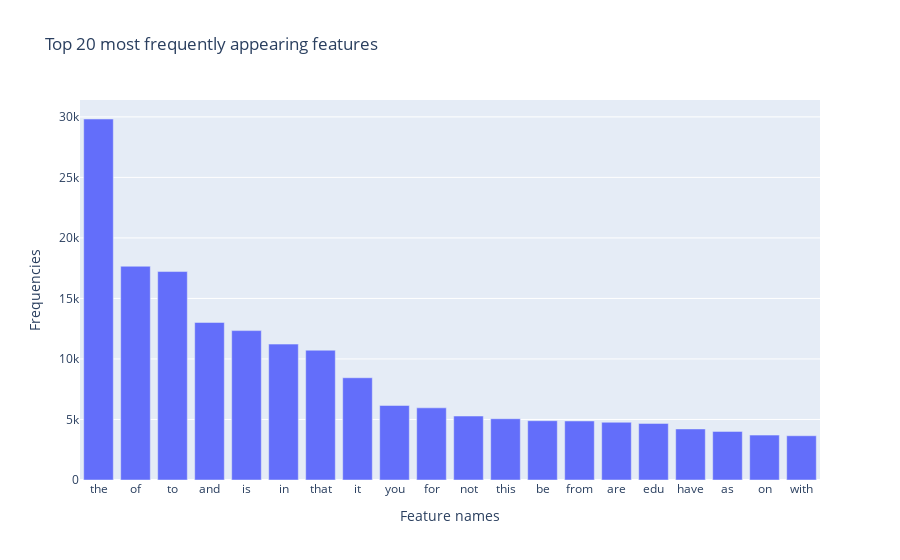

Notebook cell for this chart:
### Markdown cell above
#### >>> **Exercise 14 (Report here)** 
I use the result in Exercise 11 to visualize the feature frequency.

### Code cell
# Answer here

px_x = count_vect.get_feature_names_out()[idx_list[0:20]]
px_y = term_frequencies[idx_list[0:20]]

fig = px.bar(x=px_x, y=px_y, category_orders = px_x, 
             labels={'x':'Feature names', 'y':'Frequencies'}, title="Top 20 most frequently appearing features")
fig.show()

### Figure 1 — Plotly figure (JSON) as saved in the notebook; plotly's stock layout.template omitted (floating-point values rounded to 4 significant figures)
{"data": [{"alignmentgroup": "True", "hovertemplate": "Feature names=%{x}<br>Frequencies=%{y}<extra></extra>", "legendgroup": "", "marker": {"color": "#636efa", "pattern": {"shape": ""}}, "name": "", "offsetgroup": "", "orientation": "v", "showlegend": false, "textposition": "auto", "type": "bar", "x": ["the", "of", "to", "and", "is", "in", "that", "it", "you", "for", "not", "this", "be", "from", "are", "edu", "have", "as", "on", "with"], "xaxis": "x", "y": [29825, 17660, 17222, 13017, 12343, 11226, 10723, 8447, 6157, 5962, 5285, 5063, 4898, 4877, 4769, 4675, 4218, 4015, 3709, 3655], "yaxis": "y"}], "layout": {"barmode": "relative", "legend": {"tracegroupgap": 0}, "title": {"text": "Top 20 most frequently appearing features"}, "xaxis": {"anchor": "y", "domain": [0, 1], "title": {"text": "Feature names"}}, "yaxis": {"anchor": "x", "domain": [0, 1], "title": {"text": "Frequencies"}}}}
